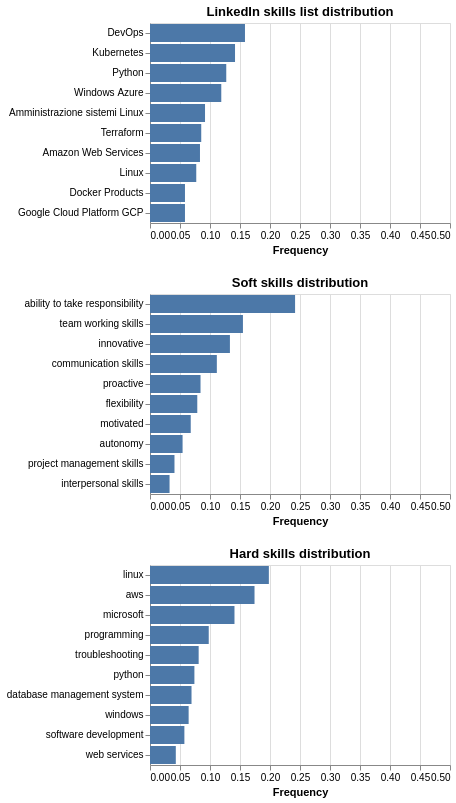

This figure's Vega-Lite source:
### Vega-Lite specification from a JSON file in a GitHub repository (floating-point values rounded to 4 significant figures)
{"$schema": "https://vega.github.io/schema/vega-lite/v5.6.1.json", "config": {"view": {"continuousHeight": 300, "continuousWidth": 300}}, "datasets": {"data-3bd76395dfe506ea1dce4e49fb7bf46a": [{"Hard skills": "sql", "freq_rel": 0.1847, "frequenza": 326, "label": 5}, {"Hard skills": "visualization", "freq_rel": 0.1456, "frequenza": 257, "label": 5}, {"Hard skills": "programming", "freq_rel": 0.1246, "frequenza": 220, "label": 5}, {"Hard skills": "data science", "freq_rel": 0.1105, "frequenza": 195, "label": 5}, {"Hard skills": "python", "freq_rel": 0.0907, "frequenza": 160, "label": 5}, {"Hard skills": "database management system", "freq_rel": 0.0873, "frequenza": 154, "label": 5}, {"Hard skills": "data analytics", "freq_rel": 0.0782, "frequenza": 138, "label": 5}, {"Hard skills": "data-driven", "freq_rel": 0.0663, "frequenza": 117, "label": 5}, {"Hard skills": "microsoft", "freq_rel": 0.0595, "frequenza": 105, "label": 5}, {"Hard skills": "marketing", "freq_rel": 0.0527, "frequenza": 93, "label": 5}, {"Hard skills": "microsoft", "freq_rel": 0.1764, "frequenza": 154, "label": 4}, {"Hard skills": "sql", "freq_rel": 0.173, "frequenza": 151, "label": 4}, {"Hard skills": "programming", "freq_rel": 0.1604, "frequenza": 140, "label": 4}, {"Hard skills": "marketing", "freq_rel": 0.1077, "frequenza": 94, "label": 4}, {"Hard skills": "business", "freq_rel": 0.0985, "frequenza": 86, "label": 4}, {"Hard skills": "database management system", "freq_rel": 0.079, "frequenza": 69, "label": 4}, {"Hard skills": "software development", "freq_rel": 0.0733, "frequenza": 64, "label": 4}, {"Hard skills": "english language", "freq_rel": 0.0664, "frequenza": 58, "label": 4}, {"Hard skills": "python", "freq_rel": 0.0332, "frequenza": 29, "label": 4}, {"Hard skills": "windows", "freq_rel": 0.0321, "frequenza": 28, "label": 4}, {"Hard skills": "programming", "freq_rel": 0.2421, "frequenza": 176, "label": 1}, {"Hard skills": "sql", "freq_rel": 0.1527, "frequenza": 111, "label": 1}, {"Hard skills": "database management system", "freq_rel": 0.1059, "frequenza": 77, "label": 1}, {"Hard skills": "python", "freq_rel": 0.0977, "frequenza": 71, "label": 1}, {"Hard skills": "microsoft", "freq_rel": 0.0894, "frequenza": 65, "label": 1}, {"Hard skills": "java", "freq_rel": 0.0743, "frequenza": 54, "label": 1}, {"Hard skills": "english language", "freq_rel": 0.0743, "frequenza": 54, "label": 1}, {"Hard skills": "software development", "freq_rel": 0.0646, "frequenza": 47, "label": 1}, {"Hard skills": "linux", "freq_rel": 0.0591, "frequenza": 43, "label": 1}, {"Hard skills": "data-driven", "freq_rel": 0.0399, "frequenza": 29, "label": 1}, {"Hard skills": "sql", "freq_rel": 0.1981, "frequenza": 249, "label": 11}, {"Hard skills": "programming", "freq_rel": 0.1718, "frequenza": 216, "label": 11}, {"Hard skills": "microsoft", "freq_rel": 0.1114, "frequenza": 140, "label": 11}, {"Hard skills": "database management system", "freq_rel": 0.1114, "frequenza": 140, "label": 11}, {"Hard skills": "java", "freq_rel": 0.1082, "frequenza": 136, "label": 11}, {"Hard skills": "english language", "freq_rel": 0.0891, "frequenza": 112, "label": 11}, {"Hard skills": "python", "freq_rel": 0.0652, "frequenza": 82, "label": 11}, {"Hard skills": "software development", "freq_rel": 0.0621, "frequenza": 78, "label": 11}, {"Hard skills": "linux", "freq_rel": 0.0469, "frequenza": 59, "label": 11}, {"Hard skills": "sql server", "freq_rel": 0.0358, "frequenza": 45, "label": 11}, {"Hard skills": "programming", "freq_rel": 0.2323, "frequenza": 378, "label": 9}, {"Hard skills": "linux", "freq_rel": 0.126, "frequenza": 205, "label": 9}, {"Hard skills": "sql", "freq_rel": 0.118, "frequenza": 192, "label": 9}, {"Hard skills": "database management system", "freq_rel": 0.1156, "frequenza": 188, "label": 9}, {"Hard skills": "software development", "freq_rel": 0.0983, "frequenza": 160, "label": 9}, {"Hard skills": "c++", "freq_rel": 0.0701, "frequenza": 114, "label": 9}, {"Hard skills": "python", "freq_rel": 0.0682, "frequenza": 111, "label": 9}, {"Hard skills": "microsoft", "freq_rel": 0.0676, "frequenza": 110, "label": 9}, {"Hard skills": "windows", "freq_rel": 0.0627, "frequenza": 102, "label": 9}, {"Hard skills": "troubleshooting", "freq_rel": 0.0412, "frequenza": 67, "label": 9}, {"Hard skills": "sql", "freq_rel": 0.2046, "frequenza": 196, "label": 7}, {"Hard skills": "aws", "freq_rel": 0.1169, "frequenza": 112, "label": 7}, {"Hard skills": "python", "freq_rel": 0.1096, "frequenza": 105, "label": 7}, {"Hard skills": "database management system", "freq_rel": 0.1086, "frequenza": 104, "label": 7}, {"Hard skills": "programming", "freq_rel": 0.1033, "frequenza": 99, "label": 7}, {"Hard skills": "apache", "freq_rel": 0.1002, "frequenza": 96, "label": 7}, {"Hard skills": "microsoft", "freq_rel": 0.0919, "frequenza": 88, "label": 7}, {"Hard skills": "visualization", "freq_rel": 0.0647, "frequenza": 62, "label": 7}, {"Hard skills": "nosql", "freq_rel": 0.0522, "frequenza": 50, "label": 7}, {"Hard skills": "spark", "freq_rel": 0.048, "frequenza": 46, "label": 7}, {"Hard skills": "python", "freq_rel": 0.2393, "frequenza": 101, "label": 10}, {"Hard skills": "programming", "freq_rel": 0.2062, "frequenza": 87, "label": 10}, {"Hard skills": "data science", "freq_rel": 0.173, "frequenza": 73, "label": 10}, {"Hard skills": "statistics", "freq_rel": 0.0711, "frequenza": 30, "label": 10}, {"Hard skills": "aws", "freq_rel": 0.064, "frequenza": 27, "label": 10}, {"Hard skills": "tensorflow", "freq_rel": 0.064, "frequenza": 27, "label": 10}, {"Hard skills": "data-driven", "freq_rel": 0.0521, "frequenza": 22, "label": 10}, {"Hard skills": "software development", "freq_rel": 0.045, "frequenza": 19, "label": 10}, {"Hard skills": "pytorch", "freq_rel": 0.0427, "frequenza": 18, "label": 10}, {"Hard skills": "database management system", "freq_rel": 0.0427, "frequenza": 18, "label": 10}, {"Hard skills": "linux", "freq_rel": 0.1981, "frequenza": 83, "label": 0}, {"Hard skills": "aws", "freq_rel": 0.1742, "frequenza": 73, "label": 0}, {"Hard skills": "microsoft", "freq_rel": 0.1408, "frequenza": 59, "label": 0}, {"Hard skills": "programming", "freq_rel": 0.0979, "frequenza": 41, "label": 0}, {"Hard skills": "troubleshooting", "freq_rel": 0.0811, "frequenza": 34, "label": 0}, {"Hard skills": "python", "freq_rel": 0.074, "frequenza": 31, "label": 0}, {"Hard skills": "database management system", "freq_rel": 0.0692, "frequenza": 29, "label": 0}, {"Hard skills": "windows", "freq_rel": 0.0644, "frequenza": 27, "label": 0}, {"Hard skills": "software development", "freq_rel": 0.0573, "frequenza": 24, "label": 0}, {"Hard skills": "web services", "freq_rel": 0.043, "frequenza": 18, "label": 0}, {"Hard skills": "programming", "freq_rel": 0.2192, "frequenza": 80, "label": 3}, {"Hard skills": "python", "freq_rel": 0.1863, "frequenza": 68, "label": 3}, {"Hard skills": "sql", "freq_rel": 0.1315, "frequenza": 48, "label": 3}, {"Hard skills": "software development", "freq_rel": 0.1014, "frequenza": 37, "label": 3}, {"Hard skills": "data science", "freq_rel": 0.1014, "frequenza": 37, "label": 3}, {"Hard skills": "database management system", "freq_rel": 0.1014, "frequenza": 37, "label": 3}, {"Hard skills": "statistics", "freq_rel": 0.0438, "frequenza": 16, "label": 3}, {"Hard skills": "tensorflow", "freq_rel": 0.0411, "frequenza": 15, "label": 3}, {"Hard skills": "marketing", "freq_rel": 0.0384, "frequenza": 14, "label": 3}, {"Hard skills": "microsoft", "freq_rel": 0.0356, "frequenza": 13, "label": 3}, {"Hard skills": "hadoop", "freq_rel": 0.2251, "frequenza": 43, "label": 6}, {"Hard skills": "sql", "freq_rel": 0.2251, "frequenza": 43, "label": 6}, {"Hard skills": "python", "freq_rel": 0.1361, "frequenza": 26, "label": 6}, {"Hard skills": "design patterns", "freq_rel": 0.1204, "frequenza": 23, "label": 6}, {"Hard skills": "apache", "freq_rel": 0.1152, "frequenza": 22, "label": 6}, {"Hard skills": "java", "freq_rel": 0.1099, "frequenza": 21, "label": 6}, {"Hard skills": "spark", "freq_rel": 0.0314, "frequenza": 6, "label": 6}, {"Hard skills": "information systems", "freq_rel": 0.0209, "frequenza": 4, "label": 6}, {"Hard skills": "linux", "freq_rel": 0.0105, "frequenza": 2, "label": 6}, {"Hard skills": "database management system", "freq_rel": 0.0052, "frequenza": 1, "label": 6}, {"Hard skills": "programming", "freq_rel": 0.1962, "frequenza": 282, "label": 8}, {"Hard skills": "java", "freq_rel": 0.1496, "frequenza": 215, "label": 8}, {"Hard skills": "sql", "freq_rel": 0.1489, "frequenza": 214, "label": 8}, {"Hard skills": "software development", "freq_rel": 0.1434, "frequenza": 206, "label": 8}, {"Hard skills": "database management system", "freq_rel": 0.1106, "frequenza": 159, "label": 8}, {"Hard skills": "web applications", "freq_rel": 0.0605, "frequenza": 87, "label": 8}, {"Hard skills": "microsoft", "freq_rel": 0.0494, "frequenza": 71, "label": 8}, {"Hard skills": "nosql", "freq_rel": 0.048, "frequenza": 69, "label": 8}, {"Hard skills": "aws", "freq_rel": 0.0466, "frequenza": 67, "label": 8}, {"Hard skills": "linux", "freq_rel": 0.0466, "frequenza": 67, "label": 8}, {"Hard skills": "aws", "freq_rel": 0.2132, "frequenza": 87, "label": 2}, {"Hard skills": "microsoft", "freq_rel": 0.201, "frequenza": 82, "label": 2}, {"Hard skills": "programming", "freq_rel": 0.1373, "frequenza": 56, "label": 2}, {"Hard skills": "linux", "freq_rel": 0.0907, "frequenza": 37, "label": 2}, {"Hard skills": "database management system", "freq_rel": 0.0711, "frequenza": 29, "label": 2}, {"Hard skills": "web services", "freq_rel": 0.0662, "frequenza": 27, "label": 2}, {"Hard skills": "troubleshooting", "freq_rel": 0.0613, "frequenza": 25, "label": 2}, {"Hard skills": "windows", "freq_rel": 0.0564, "frequenza": 23, "label": 2}, {"Hard skills": "software development", "freq_rel": 0.0515, "frequenza": 21, "label": 2}, {"Hard skills": "english language", "freq_rel": 0.0515, "frequenza": 21, "label": 2}], "data-5ee3393c26fd91162b651afe110f8dca": [{"LinkedIn Skills List": "Analitica dei dati", "freq_rel": 0.1762, "frequenza": 359, "label": 5}, {"LinkedIn Skills List": "Scienza dei dati", "freq_rel": 0.1394, "frequenza": 284, "label": 5}, {"LinkedIn Skills List": "Visualizzazione dati", "freq_rel": 0.1369, "frequenza": 279, "label": 5}, {"LinkedIn Skills List": "Dati analitici", "freq_rel": 0.1129, "frequenza": 230, "label": 5}, {"LinkedIn Skills List": "Analisi dei dati", "freq_rel": 0.0952, "frequenza": 194, "label": 5}, {"LinkedIn Skills List": "Competenze analitiche", "freq_rel": 0.0854, "frequenza": 174, "label": 5}, {"LinkedIn Skills List": "Problem solving", "freq_rel": 0.0697, "frequenza": 142, "label": 5}, {"LinkedIn Skills List": "Database", "freq_rel": 0.0662, "frequenza": 135, "label": 5}, {"LinkedIn Skills List": "SQL", "freq_rel": 0.0599, "frequenza": 122, "label": 5}, {"LinkedIn Skills List": "ETL", "freq_rel": 0.0584, "frequenza": 119, "label": 5}, {"LinkedIn Skills List": "Competenze analitiche", "freq_rel": 0.186, "frequenza": 240, "label": 4}, {"LinkedIn Skills List": "Problem solving", "freq_rel": 0.1357, "frequenza": 175, "label": 4}, {"LinkedIn Skills List": "Comunicazione", "freq_rel": 0.1155, "frequenza": 149, "label": 4}, {"LinkedIn Skills List": "Analisi aziendale", "freq_rel": 0.0977, "frequenza": 126, "label": 4}, {"LinkedIn Skills List": "Requisiti aziendali", "freq_rel": 0.0891, "frequenza": 115, "label": 4}, {"LinkedIn Skills List": "Lavoro di squadra", "freq_rel": 0.0853, "frequenza": 110, "label": 4}, {"LinkedIn Skills List": "Processi aziendali", "freq_rel": 0.0814, "frequenza": 105, "label": 4}, {"LinkedIn Skills List": "Raccolta dei requisiti", "freq_rel": 0.0729, "frequenza": 94, "label": 4}, {"LinkedIn Skills List": "Informatica", "freq_rel": 0.0713, "frequenza": 92, "label": 4}, {"LinkedIn Skills List": "Lingua inglese", "freq_rel": 0.0651, "frequenza": 84, "label": 4}, {"LinkedIn Skills List": "Problem solving", "freq_rel": 0.1566, "frequenza": 127, "label": 1}, {"LinkedIn Skills List": "Competenze analitiche", "freq_rel": 0.1159, "frequenza": 94, "label": 1}, {"LinkedIn Skills List": "SQL", "freq_rel": 0.111, "frequenza": 90, "label": 1}, {"LinkedIn Skills List": "Informatica", "freq_rel": 0.0962, "frequenza": 78, "label": 1}, {"LinkedIn Skills List": "Database", "freq_rel": 0.0949, "frequenza": 77, "label": 1}, {"LinkedIn Skills List": "Sviluppo di software", "freq_rel": 0.0888, "frequenza": 72, "label": 1}, {"LinkedIn Skills List": "Comunicazione", "freq_rel": 0.0875, "frequenza": 71, "label": 1}, {"LinkedIn Skills List": "Lavoro di squadra", "freq_rel": 0.0851, "frequenza": 69, "label": 1}, {"LinkedIn Skills List": "Scienza dei dati", "freq_rel": 0.0851, "frequenza": 69, "label": 1}, {"LinkedIn Skills List": "Java", "freq_rel": 0.0789, "frequenza": 64, "label": 1}, {"LinkedIn Skills List": "SQL", "freq_rel": 0.16, "frequenza": 164, "label": 11}, {"LinkedIn Skills List": "Database", "freq_rel": 0.1571, "frequenza": 161, "label": 11}, {"LinkedIn Skills List": "Competenze analitiche", "freq_rel": 0.119, "frequenza": 122, "label": 11}, {"LinkedIn Skills List": "Problem solving", "freq_rel": 0.1171, "frequenza": 120, "label": 11}, {"LinkedIn Skills List": "Java", "freq_rel": 0.0976, "frequenza": 100, "label": 11}, {"LinkedIn Skills List": "Lingua inglese", "freq_rel": 0.079, "frequenza": 81, "label": 11}, {"LinkedIn Skills List": "ETL", "freq_rel": 0.0732, "frequenza": 75, "label": 11}, {"LinkedIn Skills List": "Lavoro di squadra", "freq_rel": 0.0683, "frequenza": 70, "label": 11}, {"LinkedIn Skills List": "Analitica dei dati", "freq_rel": 0.0663, "frequenza": 68, "label": 11}, {"LinkedIn Skills List": "Scienza dei dati", "freq_rel": 0.0624, "frequenza": 64, "label": 11}, {"LinkedIn Skills List": "Informatica", "freq_rel": 0.1336, "frequenza": 177, "label": 9}, {"LinkedIn Skills List": "Programmazione", "freq_rel": 0.1057, "frequenza": 140, "label": 9}, {"LinkedIn Skills List": "Sviluppo di software", "freq_rel": 0.1011, "frequenza": 134, "label": 9}, {"LinkedIn Skills List": "Comunicazione", "freq_rel": 0.1004, "frequenza": 133, "label": 9}, {"LinkedIn Skills List": "C", "freq_rel": 0.0958, "frequenza": 127, "label": 9}, {"LinkedIn Skills List": "Lingua inglese", "freq_rel": 0.0951, "frequenza": 126, "label": 9}, {"LinkedIn Skills List": "SQL", "freq_rel": 0.0943, "frequenza": 125, "label": 9}, {"LinkedIn Skills List": "Python", "freq_rel": 0.0921, "frequenza": 122, "label": 9}, {"LinkedIn Skills List": "C++", "freq_rel": 0.0913, "frequenza": 121, "label": 9}, {"LinkedIn Skills List": "Database", "freq_rel": 0.0906, "frequenza": 120, "label": 9}, {"LinkedIn Skills List": "ETL", "freq_rel": 0.1662, "frequenza": 177, "label": 7}, {"LinkedIn Skills List": "Ingegneria dei dati", "freq_rel": 0.1427, "frequenza": 152, "label": 7}, {"LinkedIn Skills List": "Python", "freq_rel": 0.1033, "frequenza": 110, "label": 7}, {"LinkedIn Skills List": "Analitica dei dati", "freq_rel": 0.1033, "frequenza": 110, "label": 7}, {"LinkedIn Skills List": "Scienza dei dati", "freq_rel": 0.0958, "frequenza": 102, "label": 7}, {"LinkedIn Skills List": "Data warehouse", "freq_rel": 0.093, "frequenza": 99, "label": 7}, {"LinkedIn Skills List": "Database", "freq_rel": 0.0836, "frequenza": 89, "label": 7}, {"LinkedIn Skills List": "Data modeling", "freq_rel": 0.077, "frequenza": 82, "label": 7}, {"LinkedIn Skills List": "SQL", "freq_rel": 0.0685, "frequenza": 73, "label": 7}, {"LinkedIn Skills List": "Apache Spark", "freq_rel": 0.0667, "frequenza": 71, "label": 7}, {"LinkedIn Skills List": "Scienza dei dati", "freq_rel": 0.177, "frequenza": 123, "label": 10}, {"LinkedIn Skills List": "Machine learning", "freq_rel": 0.1439, "frequenza": 100, "label": 10}, {"LinkedIn Skills List": "Intelligenza artificiale", "freq_rel": 0.1324, "frequenza": 92, "label": 10}, {"LinkedIn Skills List": "Riconoscimento di pattern", "freq_rel": 0.1122, "frequenza": 78, "label": 10}, {"LinkedIn Skills List": "Informatica", "freq_rel": 0.0993, "frequenza": 69, "label": 10}, {"LinkedIn Skills List": "Python", "freq_rel": 0.0921, "frequenza": 64, "label": 10}, {"LinkedIn Skills List": "Deep Learning", "freq_rel": 0.0849, "frequenza": 59, "label": 10}, {"LinkedIn Skills List": "Elaborazione del linguaggio naturale", "freq_rel": 0.0676, "frequenza": 47, "label": 10}, {"LinkedIn Skills List": "PyTorch", "freq_rel": 0.0475, "frequenza": 33, "label": 10}, {"LinkedIn Skills List": "TensorFlow", "freq_rel": 0.0432, "frequenza": 30, "label": 10}, {"LinkedIn Skills List": "DevOps", "freq_rel": 0.1583, "frequenza": 76, "label": 0}, {"LinkedIn Skills List": "Kubernetes", "freq_rel": 0.1417, "frequenza": 68, "label": 0}, {"LinkedIn Skills List": "Python", "freq_rel": 0.1271, "frequenza": 61, "label": 0}, {"LinkedIn Skills List": "Windows Azure", "freq_rel": 0.1188, "frequenza": 57, "label": 0}, {"LinkedIn Skills List": "Amministrazione sistemi Linux", "freq_rel": 0.0917, "frequenza": 44, "label": 0}, {"LinkedIn Skills List": "Terraform", "freq_rel": 0.0854, "frequenza": 41, "label": 0}, {"LinkedIn Skills List": "Amazon Web Services", "freq_rel": 0.0833, "frequenza": 40, "label": 0}, {"LinkedIn Skills List": "Linux", "freq_rel": 0.0771, "frequenza": 37, "label": 0}, {"LinkedIn Skills List": "Docker Products", "freq_rel": 0.0583, "frequenza": 28, "label": 0}, {"LinkedIn Skills List": "Google Cloud Platform GCP", "freq_rel": 0.0583, "frequenza": 28, "label": 0}, {"LinkedIn Skills List": "Intelligenza artificiale", "freq_rel": 0.187, "frequenza": 115, "label": 3}, {"LinkedIn Skills List": "Scienza dei dati", "freq_rel": 0.1561, "frequenza": 96, "label": 3}, {"LinkedIn Skills List": "Elaborazione del linguaggio naturale", "freq_rel": 0.1285, "frequenza": 79, "label": 3}, {"LinkedIn Skills List": "Python", "freq_rel": 0.1057, "frequenza": 65, "label": 3}, {"LinkedIn Skills List": "Informatica", "freq_rel": 0.0992, "frequenza": 61, "label": 3}, {"LinkedIn Skills List": "Deep Learning", "freq_rel": 0.0894, "frequenza": 55, "label": 3}, {"LinkedIn Skills List": "Machine learning", "freq_rel": 0.065, "frequenza": 40, "label": 3}, {"LinkedIn Skills List": "Visione artificiale", "freq_rel": 0.0602, "frequenza": 37, "label": 3}, {"LinkedIn Skills List": "Riconoscimento di pattern", "freq_rel": 0.0569, "frequenza": 35, "label": 3}, {"LinkedIn Skills List": "Analisi predittiva", "freq_rel": 0.052, "frequenza": 32, "label": 3}, {"LinkedIn Skills List": "Informatica", "freq_rel": 0.1331, "frequenza": 47, "label": 6}, {"LinkedIn Skills List": "Scala", "freq_rel": 0.1331, "frequenza": 47, "label": 6}, {"LinkedIn Skills List": "Big data", "freq_rel": 0.1303, "frequenza": 46, "label": 6}, {"LinkedIn Skills List": "Data mining", "freq_rel": 0.1161, "frequenza": 41, "label": 6}, {"LinkedIn Skills List": "Automazione", "freq_rel": 0.1133, "frequenza": 40, "label": 6}, {"LinkedIn Skills List": "Hadoop", "freq_rel": 0.0878, "frequenza": 31, "label": 6}, {"LinkedIn Skills List": "Sviluppo di software", "freq_rel": 0.0765, "frequenza": 27, "label": 6}, {"LinkedIn Skills List": "Machine learning", "freq_rel": 0.0765, "frequenza": 27, "label": 6}, {"LinkedIn Skills List": "PySpark", "freq_rel": 0.0765, "frequenza": 27, "label": 6}, {"LinkedIn Skills List": "Apache", "freq_rel": 0.0567, "frequenza": 20, "label": 6}, {"LinkedIn Skills List": "JavaScript", "freq_rel": 0.1408, "frequenza": 178, "label": 8}, {"LinkedIn Skills List": "Java", "freq_rel": 0.14, "frequenza": 177, "label": 8}, {"LinkedIn Skills List": "Sviluppo Web back-end", "freq_rel": 0.1305, "frequenza": 165, "label": 8}, {"LinkedIn Skills List": "Sviluppo di software", "freq_rel": 0.1021, "frequenza": 129, "label": 8}, {"LinkedIn Skills List": "Sviluppo front-end", "freq_rel": 0.0926, "frequenza": 117, "label": 8}, {"LinkedIn Skills List": "CSS", "freq_rel": 0.0918, "frequenza": 116, "label": 8}, {"LinkedIn Skills List": "SQL", "freq_rel": 0.0831, "frequenza": 105, "label": 8}, {"LinkedIn Skills List": "Database", "freq_rel": 0.0807, "frequenza": 102, "label": 8}, {"LinkedIn Skills List": "Informatica", "freq_rel": 0.0704, "frequenza": 89, "label": 8}, {"LinkedIn Skills List": "Angular", "freq_rel": 0.068, "frequenza": 86, "label": 8}, {"LinkedIn Skills List": "Cloud computing", "freq_rel": 0.2457, "frequenza": 130, "label": 2}, {"LinkedIn Skills List": "Architettura delle soluzioni", "freq_rel": 0.138, "frequenza": 73, "label": 2}, {"LinkedIn Skills List": "Windows Azure", "freq_rel": 0.1115, "frequenza": 59, "label": 2}, {"LinkedIn Skills List": "Amazon Web Services", "freq_rel": 0.0964, "frequenza": 51, "label": 2}, {"LinkedIn Skills List": "Architettura", "freq_rel": 0.0964, "frequenza": 51, "label": 2}, {"LinkedIn Skills List": "Informatica", "freq_rel": 0.0832, "frequenza": 44, "label": 2}, {"LinkedIn Skills List": "Google Cloud Platform GCP", "freq_rel": 0.0718, "frequenza": 38, "label": 2}, {"LinkedIn Skills List": "Cloud Infrastructure", "freq_rel": 0.0548, "frequenza": 29, "label": 2}, {"LinkedIn Skills List": "Kubernetes", "freq_rel": 0.0529, "frequenza": 28, "label": 2}, {"LinkedIn Skills List": "DevOps", "freq_rel": 0.0491, "frequenza": 26, "label": 2}], "data-be1fe8ca7a4c66d96c7e80582dd8ef80": [{"Soft Skills": "ability to take responsibility", "freq_rel": 0.1722, "frequenza": 275, "label": 5}, {"Soft Skills": "communication skills", "freq_rel": 0.149, "frequenza": 238, "label": 5}, {"Soft Skills": "team working skills", "freq_rel": 0.1121, "frequenza": 179, "label": 5}, {"Soft Skills": "innovative", "freq_rel": 0.1102, "frequenza": 176, "label": 5}, {"Soft Skills": "analytical skills", "freq_rel": 0.0971, "frequenza": 155, "label": 5}, {"Soft Skills": "proactive", "freq_rel": 0.0914, "frequenza": 146, "label": 5}, {"Soft Skills": "attention to details", "freq_rel": 0.0808, "frequenza": 129, "label": 5}, {"Soft Skills": "flexibility", "freq_rel": 0.0758, "frequenza": 121, "label": 5}, {"Soft Skills": "accurate", "freq_rel": 0.0614, "frequenza": 98, "label": 5}, {"Soft Skills": "interpersonal skills", "freq_rel": 0.0501, "frequenza": 80, "label": 5}, {"Soft Skills": "ability to take responsibility", "freq_rel": 0.1918, "frequenza": 307, "label": 4}, {"Soft Skills": "team working skills", "freq_rel": 0.1424, "frequenza": 228, "label": 4}, {"Soft Skills": "communication skills", "freq_rel": 0.1249, "frequenza": 200, "label": 4}, {"Soft Skills": "flexibility", "freq_rel": 0.0956, "frequenza": 153, "label": 4}, {"Soft Skills": "innovative", "freq_rel": 0.0949, "frequenza": 152, "label": 4}, {"Soft Skills": "analytical skills", "freq_rel": 0.0887, "frequenza": 142, "label": 4}, {"Soft Skills": "project management skills", "freq_rel": 0.075, "frequenza": 120, "label": 4}, {"Soft Skills": "management skills", "freq_rel": 0.0725, "frequenza": 116, "label": 4}, {"Soft Skills": "initiative", "freq_rel": 0.0625, "frequenza": 100, "label": 4}, {"Soft Skills": "leadership", "freq_rel": 0.0518, "frequenza": 83, "label": 4}, {"Soft Skills": "ability to take responsibility", "freq_rel": 0.2386, "frequenza": 325, "label": 1}, {"Soft Skills": "innovative", "freq_rel": 0.1505, "frequenza": 205, "label": 1}, {"Soft Skills": "flexibility", "freq_rel": 0.1314, "frequenza": 179, "label": 1}, {"Soft Skills": "team working skills", "freq_rel": 0.127, "frequenza": 173, "label": 1}, {"Soft Skills": "communication skills", "freq_rel": 0.0977, "frequenza": 133, "label": 1}, {"Soft Skills": "proactive", "freq_rel": 0.072, "frequenza": 98, "label": 1}, {"Soft Skills": "motivated", "freq_rel": 0.0698, "frequenza": 95, "label": 1}, {"Soft Skills": "initiative", "freq_rel": 0.0396, "frequenza": 54, "label": 1}, {"Soft Skills": "analytical skills", "freq_rel": 0.0374, "frequenza": 51, "label": 1}, {"Soft Skills": "creative thinking", "freq_rel": 0.036, "frequenza": 49, "label": 1}, {"Soft Skills": "ability to take responsibility", "freq_rel": 0.2606, "frequenza": 282, "label": 11}, {"Soft Skills": "team working skills", "freq_rel": 0.1765, "frequenza": 191, "label": 11}, {"Soft Skills": "innovative", "freq_rel": 0.1091, "frequenza": 118, "label": 11}, {"Soft Skills": "flexibility", "freq_rel": 0.1026, "frequenza": 111, "label": 11}, {"Soft Skills": "motivated", "freq_rel": 0.0795, "frequenza": 86, "label": 11}, {"Soft Skills": "communication skills", "freq_rel": 0.0702, "frequenza": 76, "label": 11}, {"Soft Skills": "tact", "freq_rel": 0.0591, "frequenza": 64, "label": 11}, {"Soft Skills": "proactive", "freq_rel": 0.0508, "frequenza": 55, "label": 11}, {"Soft Skills": "analytical skills", "freq_rel": 0.0481, "frequenza": 52, "label": 11}, {"Soft Skills": "autonomy", "freq_rel": 0.0434, "frequenza": 47, "label": 11}, {"Soft Skills": "ability to take responsibility", "freq_rel": 0.2373, "frequenza": 285, "label": 9}, {"Soft Skills": "team working skills", "freq_rel": 0.1549, "frequenza": 186, "label": 9}, {"Soft Skills": "communication skills", "freq_rel": 0.1524, "frequenza": 183, "label": 9}, {"Soft Skills": "flexibility", "freq_rel": 0.0924, "frequenza": 111, "label": 9}, {"Soft Skills": "proactive", "freq_rel": 0.0758, "frequenza": 91, "label": 9}, {"Soft Skills": "innovative", "freq_rel": 0.0666, "frequenza": 80, "label": 9}, {"Soft Skills": "analytical skills", "freq_rel": 0.0641, "frequenza": 77, "label": 9}, {"Soft Skills": "motivated", "freq_rel": 0.0616, "frequenza": 74, "label": 9}, {"Soft Skills": "willing to travel", "freq_rel": 0.0541, "frequenza": 65, "label": 9}, {"Soft Skills": "tact", "freq_rel": 0.0408, "frequenza": 49, "label": 9}, {"Soft Skills": "ability to take responsibility", "freq_rel": 0.1966, "frequenza": 117, "label": 7}, {"Soft Skills": "communication skills", "freq_rel": 0.1664, "frequenza": 99, "label": 7}, {"Soft Skills": "innovative", "freq_rel": 0.1244, "frequenza": 74, "label": 7}, {"Soft Skills": "team working skills", "freq_rel": 0.0891, "frequenza": 53, "label": 7}, {"Soft Skills": "proactive", "freq_rel": 0.0756, "frequenza": 45, "label": 7}, {"Soft Skills": "management skills", "freq_rel": 0.0739, "frequenza": 44, "label": 7}, {"Soft Skills": "flexibility", "freq_rel": 0.0723, "frequenza": 43, "label": 7}, {"Soft Skills": "accurate", "freq_rel": 0.0723, "frequenza": 43, "label": 7}, {"Soft Skills": "initiative", "freq_rel": 0.0706, "frequenza": 42, "label": 7}, {"Soft Skills": "ability to work independently", "freq_rel": 0.0588, "frequenza": 35, "label": 7}, {"Soft Skills": "ability to take responsibility", "freq_rel": 0.1897, "frequenza": 59, "label": 10}, {"Soft Skills": "communication skills", "freq_rel": 0.1576, "frequenza": 49, "label": 10}, {"Soft Skills": "innovative", "freq_rel": 0.1415, "frequenza": 44, "label": 10}, {"Soft Skills": "team working skills", "freq_rel": 0.1093, "frequenza": 34, "label": 10}, {"Soft Skills": "leadership", "freq_rel": 0.0836, "frequenza": 26, "label": 10}, {"Soft Skills": "motivated", "freq_rel": 0.0772, "frequenza": 24, "label": 10}, {"Soft Skills": "flexibility", "freq_rel": 0.0707, "frequenza": 22, "label": 10}, {"Soft Skills": "initiative", "freq_rel": 0.0643, "frequenza": 20, "label": 10}, {"Soft Skills": "analytical skills", "freq_rel": 0.0547, "frequenza": 17, "label": 10}, {"Soft Skills": "accurate", "freq_rel": 0.0514, "frequenza": 16, "label": 10}, {"Soft Skills": "ability to take responsibility", "freq_rel": 0.2418, "frequenza": 89, "label": 0}, {"Soft Skills": "team working skills", "freq_rel": 0.1549, "frequenza": 57, "label": 0}, {"Soft Skills": "innovative", "freq_rel": 0.1332, "frequenza": 49, "label": 0}, {"Soft Skills": "communication skills", "freq_rel": 0.1114, "frequenza": 41, "label": 0}, {"Soft Skills": "proactive", "freq_rel": 0.0842, "frequenza": 31, "label": 0}, {"Soft Skills": "flexibility", "freq_rel": 0.0788, "frequenza": 29, "label": 0}, {"Soft Skills": "motivated", "freq_rel": 0.0679, "frequenza": 25, "label": 0}, {"Soft Skills": "autonomy", "freq_rel": 0.0543, "frequenza": 20, "label": 0}, {"Soft Skills": "project management skills", "freq_rel": 0.0408, "frequenza": 15, "label": 0}, {"Soft Skills": "interpersonal skills", "freq_rel": 0.0326, "frequenza": 12, "label": 0}, {"Soft Skills": "ability to take responsibility", "freq_rel": 0.2016, "frequenza": 75, "label": 3}, {"Soft Skills": "communication skills", "freq_rel": 0.1505, "frequenza": 56, "label": 3}, {"Soft Skills": "innovative", "freq_rel": 0.129, "frequenza": 48, "label": 3}, {"Soft Skills": "team working skills", "freq_rel": 0.1237, "frequenza": 46, "label": 3}, {"Soft Skills": "initiative", "freq_rel": 0.0806, "frequenza": 30, "label": 3}, {"Soft Skills": "flexibility", "freq_rel": 0.078, "frequenza": 29, "label": 3}, {"Soft Skills": "leadership", "freq_rel": 0.0645, "frequenza": 24, "label": 3}, {"Soft Skills": "interpersonal skills", "freq_rel": 0.0618, "frequenza": 23, "label": 3}, {"Soft Skills": "analytical skills", "freq_rel": 0.0565, "frequenza": 21, "label": 3}, {"Soft Skills": "management skills", "freq_rel": 0.0538, "frequenza": 20, "label": 3}, {"Soft Skills": "accurate", "freq_rel": 0.4706, "frequenza": 48, "label": 6}, {"Soft Skills": "ability to take responsibility", "freq_rel": 0.2059, "frequenza": 21, "label": 6}, {"Soft Skills": "character", "freq_rel": 0.1569, "frequenza": 16, "label": 6}, {"Soft Skills": "creative thinking", "freq_rel": 0.098, "frequenza": 10, "label": 6}, {"Soft Skills": "innovative", "freq_rel": 0.0196, "frequenza": 2, "label": 6}, {"Soft Skills": "problem solving", "freq_rel": 0.0196, "frequenza": 2, "label": 6}, {"Soft Skills": "tact", "freq_rel": 0.0196, "frequenza": 2, "label": 6}, {"Soft Skills": "make decisions", "freq_rel": 0.0098, "frequenza": 1, "label": 6}, {"Soft Skills": "ability to take responsibility", "freq_rel": 0.2174, "frequenza": 247, "label": 8}, {"Soft Skills": "team working skills", "freq_rel": 0.162, "frequenza": 184, "label": 8}, {"Soft Skills": "communication skills", "freq_rel": 0.1373, "frequenza": 156, "label": 8}, {"Soft Skills": "innovative", "freq_rel": 0.1356, "frequenza": 154, "label": 8}, {"Soft Skills": "flexibility", "freq_rel": 0.0783, "frequenza": 89, "label": 8}, {"Soft Skills": "motivated", "freq_rel": 0.0695, "frequenza": 79, "label": 8}, {"Soft Skills": "proactive", "freq_rel": 0.0687, "frequenza": 78, "label": 8}, {"Soft Skills": "analytical skills", "freq_rel": 0.0502, "frequenza": 57, "label": 8}, {"Soft Skills": "initiative", "freq_rel": 0.044, "frequenza": 50, "label": 8}, {"Soft Skills": "attention to details", "freq_rel": 0.037, "frequenza": 42, "label": 8}, {"Soft Skills": "ability to take responsibility", "freq_rel": 0.2413, "frequenza": 131, "label": 2}, {"Soft Skills": "team working skills", "freq_rel": 0.1418, "frequenza": 77, "label": 2}, {"Soft Skills": "innovative", "freq_rel": 0.1381, "frequenza": 75, "label": 2}, {"Soft Skills": "communication skills", "freq_rel": 0.0958, "frequenza": 52, "label": 2}, {"Soft Skills": "flexibility", "freq_rel": 0.0737, "frequenza": 40, "label": 2}, {"Soft Skills": "management skills", "freq_rel": 0.0737, "frequenza": 40, "label": 2}, {"Soft Skills": "proactive", "freq_rel": 0.0663, "frequenza": 36, "label": 2}, {"Soft Skills": "project management skills", "freq_rel": 0.0589, "frequenza": 32, "label": 2}, {"Soft Skills": "motivated", "freq_rel": 0.0571, "frequenza": 31, "label": 2}, {"Soft Skills": "analytical skills", "freq_rel": 0.0534, "frequenza": 29, "label": 2}]}, "params": [{"bind": {"input": "select", "name": "Cluster ", "options": [0.0, 1.0, 2.0, 3.0, 4.0, 5.0, 6.0, 7.0, 8.0, 9.0, 10.0, 11.0]}, "name": "param_124", "select": {"fields": ["label"], "type": "point"}, "value": [{"label": 0}], "views": ["view_467", "view_468", "view_469"]}], "resolve": {"scale": {"color": "independent"}}, "vconcat": [{"data": {"name": "data-5ee3393c26fd91162b651afe110f8dca"}, "encoding": {"color": {"condition": {"field": "label", "legend": null, "param": "param_124", "type": "nominal"}, "value": "lightgray"}, "tooltip": [{"field": "LinkedIn Skills List", "title": "LinkedIn Skills List", "type": "nominal"}, {"field": "freq_rel", "format": ".2%", "title": "Percentage", "type": "quantitative"}], "x": {"field": "freq_rel", "scale": {"domain": [0, 0.5]}, "title": "Frequency", "type": "quantitative"}, "y": {"axis": {"labelAngle": 0}, "field": "LinkedIn Skills List", "sort": {"field": "freq_rel", "order": "descending"}, "title": null, "type": "nominal"}}, "mark": {"tooltip": true, "type": "bar"}, "name": "view_467", "title": "LinkedIn skills list distribution", "transform": [{"filter": {"param": "param_124"}}]}, {"data": {"name": "data-be1fe8ca7a4c66d96c7e80582dd8ef80"}, "encoding": {"color": {"condition": {"field": "label", "legend": null, "param": "param_124", "type": "nominal"}, "value": "lightgray"}, "tooltip": [{"field": "Soft Skills", "title": "Soft Skills", "type": "nominal"}, {"field": "freq_rel", "format": ".2%", "title": "Percentage", "type": "quantitative"}], "x": {"field": "freq_rel", "scale": {"domain": [0, 0.5]}, "title": "Frequency", "type": "quantitative"}, "y": {"axis": {"labelAngle": 0}, "field": "Soft Skills", "sort": {"field": "freq_rel", "order": "descending"}, "title": null, "type": "nominal"}}, "mark": {"tooltip": true, "type": "bar"}, "name": "view_468", "title": "Soft skills distribution", "transform": [{"filter": {"param": "param_124"}}]}, {"data": {"name": "data-3bd76395dfe506ea1dce4e49fb7bf46a"}, "encoding": {"color": {"condition": {"field": "label", "legend": null, "param": "param_124", "type": "nominal"}, "value": "lightgray"}, "tooltip": [{"field": "Hard skills", "title": "Hard skills", "type": "nominal"}, {"field": "freq_rel", "format": ".2%", "title": "Percentage", "type": "quantitative"}], "x": {"field": "freq_rel", "scale": {"domain": [0, 0.5]}, "title": "Frequency", "type": "quantitative"}, "y": {"axis": {"labelAngle": 0}, "field": "Hard skills", "sort": {"field": "freq_rel", "order": "descending"}, "title": null, "type": "nominal"}}, "mark": {"tooltip": true, "type": "bar"}, "name": "view_469", "title": "Hard skills distribution", "transform": [{"filter": {"param": "param_124"}}]}]}
